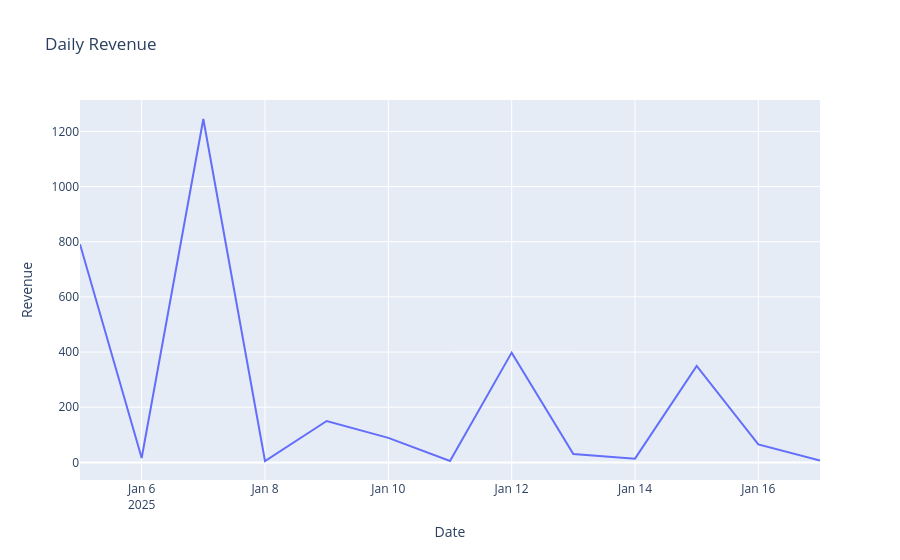

Notebook code cell kept with this figure:
### Code cell
daily_rev = df.groupby('Date')['Revenue'].sum().reset_index()
#print(daily_rev)
fig = px.line(daily_rev, x='Date', y='Revenue', title="Daily Revenue")
fig.show()

### Figure 1 — Plotly figure (JSON) as saved in the notebook; plotly's stock layout.template omitted (floating-point values rounded to 4 significant figures)
{"data": [{"hovertemplate": "Date=%{x}<br>Revenue=%{y}<extra></extra>", "legendgroup": "", "line": {"color": "#636efa", "dash": "solid"}, "marker": {"symbol": "circle"}, "mode": "lines", "name": "", "orientation": "v", "showlegend": false, "type": "scatter", "x": ["2025-01-05T00:00:00.000000000", "2025-01-06T00:00:00.000000000", "2025-01-07T00:00:00.000000000", "2025-01-08T00:00:00.000000000", "2025-01-09T00:00:00.000000000", "2025-01-10T00:00:00.000000000", "2025-01-11T00:00:00.000000000", "2025-01-12T00:00:00.000000000", "2025-01-13T00:00:00.000000000", "2025-01-14T00:00:00.000000000", "2025-01-15T00:00:00.000000000", "2025-01-16T00:00:00.000000000", "2025-01-17T00:00:00.000000000"], "xaxis": "x", "y": [791.0, 15.96, 1245.0, 5.0, 150.0, 89.0, 5.0, 398.0, 29.95, 13.5, 350.0, 65.0, 6.5], "yaxis": "y"}], "layout": {"legend": {"tracegroupgap": 0}, "title": {"text": "Daily Revenue"}, "xaxis": {"anchor": "y", "domain": [0, 1], "title": {"text": "Date"}}, "yaxis": {"anchor": "x", "domain": [0, 1], "title": {"text": "Revenue"}}}}
